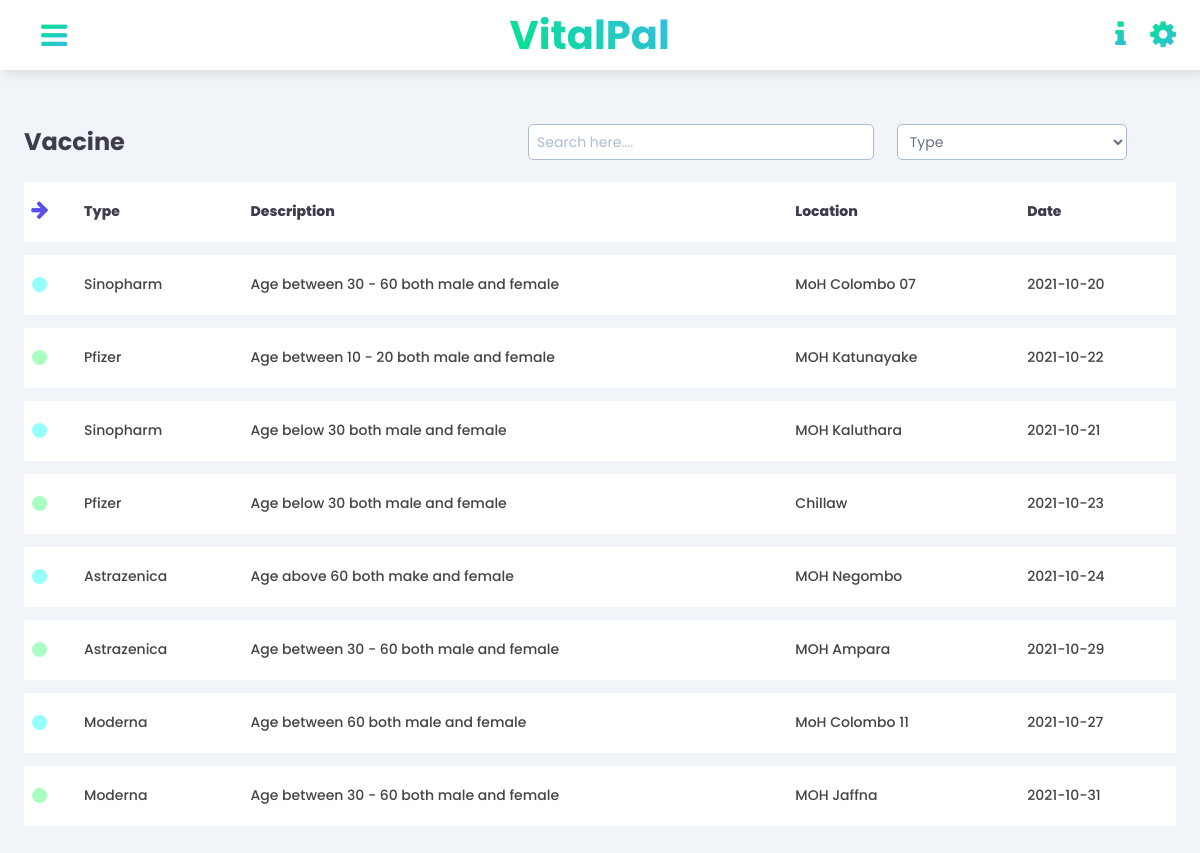
Screenshot of /patient/Vaccinations.php (signed in) with the database file from the repository.
### tables this page shows
CREATE TABLE IF NOT EXISTS `vaccine` (
  `vaccine_ID` int(4) NOT NULL AUTO_INCREMENT,
  `type` varchar(30) NOT NULL,
  `description` varchar(200) NOT NULL,
  `location` varchar(20) NOT NULL,
  `date` date NOT NULL,
  `v_status` varchar(1) NOT NULL,
  PRIMARY KEY (`vaccine_ID`)
);

### classes/vaccine.php (called while the page is built, shortened)
<?php
    class Vaccine {
        public function __construct() {
            $con = mysqli_connect(HOST, USER, PASS, DB) or die('Connection Error! '.mysqli_error());
            $this->vpc=$con;
        }
        public function v_fetchdata(){
            $result=mysqli_query($this->vpc,"SELECT * FROM vaccine");
            return $result;
        }
    }
?>

### patient/Vaccinations.php (the view, shortened to what this page needs)
<?php
include_once("../classes/vaccine.php");
?>
<!DOCTYPE html>
<html>
    <head>
        <link rel="stylesheet" href="../css/style_4.css?v=<?php echo time(); ?>">
        <link href="https://stackpath.bootstrapcdn.com/font-awesome/4.7.0/css/font-awesome.min.css" rel="stylesheet">
    </head>
<body>
    <div class="main-content">
        <header>
            <div class="menu-toggle">
                <label for="sidebar-toggle">
                    <span class="fa fa-bars"></span>
                </label>
            </div>
            <div class="header-heading">
                <a href="Home.php"><h2>VitalPal</h2></a>
            </div>
            <div class="header-icons">
                <span class="fa fa-info"> </span>
                <span class="fa fa-cog"> </span>
            </div>
        </header>
        <main>
        <div class="grid">
            <div class="data">
                <div class="filtering">
                    <h2>Vaccine</h2>
                    <input type="text" name="search" id="search" placeholder="Search here...." >
                    <select data="fa fa-filter" name="filter" class="searchbyfilter" id="searchfilter" required>
                        <option value="1">Type</option>
                    </select>
                </div>
                <div class="table-responsive">
                    <table id="table" width="100%">
                        <tbody>
                            <tr class="table-heading">
                                <td>
                                    <div class="indicator-heading">
                                        <span class="fa fa-arrow-down"></span>
                                    </div>
                                </td>
                                <td>
                                    <div>
                                        <p>Type</p>
                                    </div>
                                </td>
                                <td>
                                    <div>
                                        <p>Description</p>
                                    </div>
                                </td>
                                <td>
                                    <div>
                                        <p>Location</p>
                                    </div>
                                </td>
                                <td>
                                    <div>
                                        <p>Date</p>
                                    </div>
                                </td>
                            </tr>
                            <?php
                                    include_once '../classes/vaccine.php';
                                    $fetchdata=new Vaccine();
                                    $sql=$fetchdata->v_fetchdata();
                                    $cnt=1;
                                    while($row=mysqli_fetch_array($sql))
                                    {
                                echo '
                                <tr>
                                    <td>
                                        <div>
                                            <span class="indicator"></span>
                                        </div>
                                    </td>
                                    <td id=type'.$cnt.'>
                                        <div>
                                            '.$row['type'].'
                                        </div>
                                    </td>
                                    <td id=description'.$cnt.'>
                                        <div>
                                            '.$row['description'].'
                                        </div>
                                    </td>
                                    <td id=location'.$cnt.'>
                                        <div>
                                            '.$row['location'].'
                                        </div>
                                    </td>
                                    <td id=date'.$cnt.'>
                                        <div>
                                            '.$row['date'].'
                                        </div>
                                    </td>
                                </tr>
                                ';
                                   $cnt++;
                                    }
                                ?>
                        </tbody>
                    </table>
                </div>
            </div>
        </div>
        </main>
    </div>
</body>
</html>

### css/style_4.css (style rules this page uses)
* { font-family: 'Poppins', sans-serif; box-sizing: border-box; text-decoration: none; list-style-type: none; margin: 0; padding: 0; }
body { overflow-x: auto; }
header { height: 70px; display: flex; justify-content: space-between; align-items: center; padding: 16px 24px; position: fixed; left: 280px; width: calc(100% - 280px); top: 0; z-index: 20; background: #fff; box-shadow: 4px 4px 10px rgba(0, 0, 0, 0.1); transition: left 300ms; }
.menu-toggle label { height: 60px; width: 60px; display: grid; place-items: center; font-size: 24px; border-radius: 50%; transition: 0.5s; }
.menu-toggle .fa { background: -webkit-gradient(linear, left top, right bottom, from(#00E689), to(#37BAE5)); background-clip: text; -webkit-background-clip: text; -webkit-text-fill-color: transparent; color: #121E28; font-size: 30px; transition: 0.5s; }
.header-icons span { display: inline-block; margin-left: 20px; font-size: 22px; }
.header-icons .fa { background: -webkit-gradient(linear, left top, right bottom, from(#00E689), to(#37BAE5)); background-clip: text; -webkit-background-clip: text; -webkit-text-fill-color: transparent; font-size: 30px; transition: 0.5s; }
.header-heading h2 { font-size: 40px; background-image: linear-gradient(45deg, #00E689, #37BAE5); background-image: conic-gradient(45deg, #00E689, #37BAE5); background-size: 100%; background-clip: text; -webkit-background-clip: text; -moz-background-clip: text; -webkit-text-fill-color: transparent; -moz-text-fill-color: transparent; transition: 1s; }
.main-content { margin-left: 280px; transition: margin-left 300ms; }
main { padding: 24px; background: #f1f5f9; min-height: calc(100vh - 70px); margin-top: 70px; }
.grid { margin-top: 30px; display: grid; grid-gap: 48px; }
.data .filtering h2 { color: #3C3C4B; }
.data .filtering { width: 100%; position: auto; display: flex; }
.data .filtering input { margin-left: 35%; width: 30%; height: 36px; align-items: right; background: #fff; outline: none; border: 1px solid #ABBBD0; border-radius: 5px; line-height: 1; font-weight: 400; font-size: 14px; color: #657081; padding: 8px; }
.data .filtering input::placeholder { color: #ABBBD0; }
.data .filtering select { margin-left: 2%; width: 20%; height: 36px; align-items: right; background: #fff; outline: none; border: 1px solid #ABBBD0; border-radius: 5px; line-height: 1; font-weight: 400; font-size: 14px; color: #657081; padding: 8px; }
.table-responsive { margin-top: 1%; overflow: auto; }
.data table td div { background: #fff; margin-bottom: 13px; height: 60px; display: flex; align-items: center; padding: 8px; font-size: 14px; color: #444; font-weight: 500; }
.data table { border-collapse: collapse; margin-top: 10px; overflow-x: auto; }
.table-heading p { color:#3C3C4B; font-weight: 800; }
.indicator-heading .fa { color: #5850ec; font-size: 20px; padding-bottom: 20px; height: 15px; width: 15px; border-radius: 50%; transform: rotateZ(-90deg); transition: 0.5s; }
span.indicator { background: #95FFF9; height: 15px; width: 15px; border-radius: 50%; }
tr:nth-child(odd) span.indicator { background: #A9FFC1; height: 15px; width: 15px; border-radius: 50%; }
@media only screen and (max-width: 1200px) { .main-content { margin-left: 0; } }
@media only screen and (max-width: 1200px) { header { left: 0; width: 100%; } }

### rows the page displays
vaccine: type "Sinopharm", description "Age between 30 - 60 both male and female", location "MoH Colombo 07", date "2021-10-20"
vaccine: type "Pfizer", description "Age between 10 - 20 both male and female", location "MOH Katunayake", date "2021-10-22"
vaccine: type "Sinopharm", description "Age below 30 both male and female", location "MOH Kaluthara", date "2021-10-21"
vaccine: type "Pfizer", description "Age below 30 both male and female", location "Chillaw", date "2021-10-23"
vaccine: type "Astrazenica", description "Age above 60 both make and female", location "MOH Negombo", date "2021-10-24"
vaccine: type "Astrazenica", description "Age between 30 - 60 both male and female", location "MOH Ampara", date "2021-10-29"
vaccine: type "Moderna", description "Age between 60 both male and female", location "MoH Colombo 11", date "2021-10-27"
vaccine: type "Moderna", description "Age between 30 - 60 both male and female", location "MOH Jaffna", date "2021-10-31"
